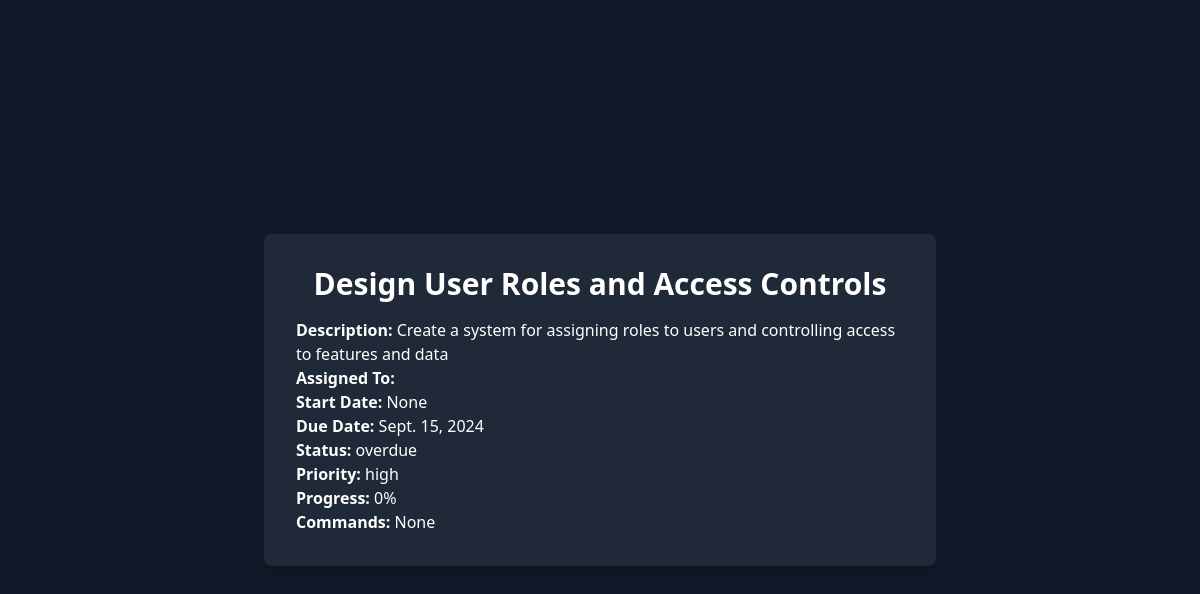
Page /tasks/task/1/ on the committed database.
### tasks/models.py (models this page shows, shortened)
class Task(models.Model):
    STATUS_CHOICES = [
        ('not_started', 'Not Started'),
        ('in_progress', 'In Progress'),
        ('completed', 'Completed'),
        ('overdue', 'Overdue'),
    ]
    PRIORITY_CHOICES = [
        ('low', 'Low'),
        ('medium', 'Medium'),
        ('high', 'High'),
        ('critical', 'Critical'),
    ]
    project = models.ForeignKey(
        Project,
        on_delete=models.CASCADE,
        related_name="tasks_from_tasks_app",
        default=1  # ✅ Default Project ID (make sure ID=1 exists)
    )
    title = models.CharField(max_length=255)
    description = models.TextField()
    assignee = models.ForeignKey(
        settings.AUTH_USER_MODEL,
        on_delete=models.SET_NULL,
        null=True,
        blank=True,
        related_name='task_assignee'
    )
    start_date = models.DateField(null=True, blank=True)
    project_title = models.CharField(max_length=255,null=True, blank=True)  # 👈 Add this field
    due_date = models.DateField(null=True, blank=True)
    status = models.CharField(max_length=20, choices=STATUS_CHOICES, default='not_started')
    priority = models.CharField(max_length=10, choices=PRIORITY_CHOICES, default='low')
    progress = models.PositiveIntegerField(default=0)
    commands = models.TextField(blank=True, null=True)
    created_at = models.DateTimeField(auto_now_add=True)
    assigned_users = models.ManyToManyField(settings.AUTH_USER_MODEL, related_name='assigned_tasks', blank=True)

### tasks/views.py (the view)
# urls.py: path('task/<int:pk>/', views.task_detail, name='task_detail'),
def task_detail(request, pk):
    task = get_object_or_404(Task, pk=pk)
    return render(request, 'tasks/task_detail.html', {'task': task})

### tasks/templates/tasks/task_detail.html (shortened to what this page needs)
{% load static %}
<!DOCTYPE html>
<html>
<head>
    <script src="https://cdn.tailwindcss.com"></script>
</head>
<body class="bg-gray-900 text-white min-h-screen flex justify-center items-center p-6">
<div class="bg-gray-800 p-8 rounded-lg shadow-lg w-full max-w-2xl">
    <h1 class="text-3xl font-bold text-center mb-4">{{ task.title }}</h1>
    <p><span class="font-semibold">Description:</span> {{ task.description }}</p>
    <p><span class="font-semibold">Assigned To:</span> {{ task.assigned_to }}</p>
    <p><span class="font-semibold">Start Date:</span> {{ task.start_date }}</p>
    <p><span class="font-semibold">Due Date:</span> {{ task.due_date }}</p>
    <p><span class="font-semibold">Status:</span> {{ task.status }}</p>
    <p><span class="font-semibold">Priority:</span> {{ task.priority }}</p>
    <p><span class="font-semibold">Progress:</span> {{ task.progress }}%</p>
    <p><span class="font-semibold">Commands:</span> {{ task.commands }}</p>
</body>
</html>

### rows in the picture
Task: title "Design User Roles and Access Controls", description "Create a system for assigning roles to users and controlling access to features and data", start_date "None", due_date "Sept. 15, 2024", status "overdue", priority "high", progress "0", commands "None"
